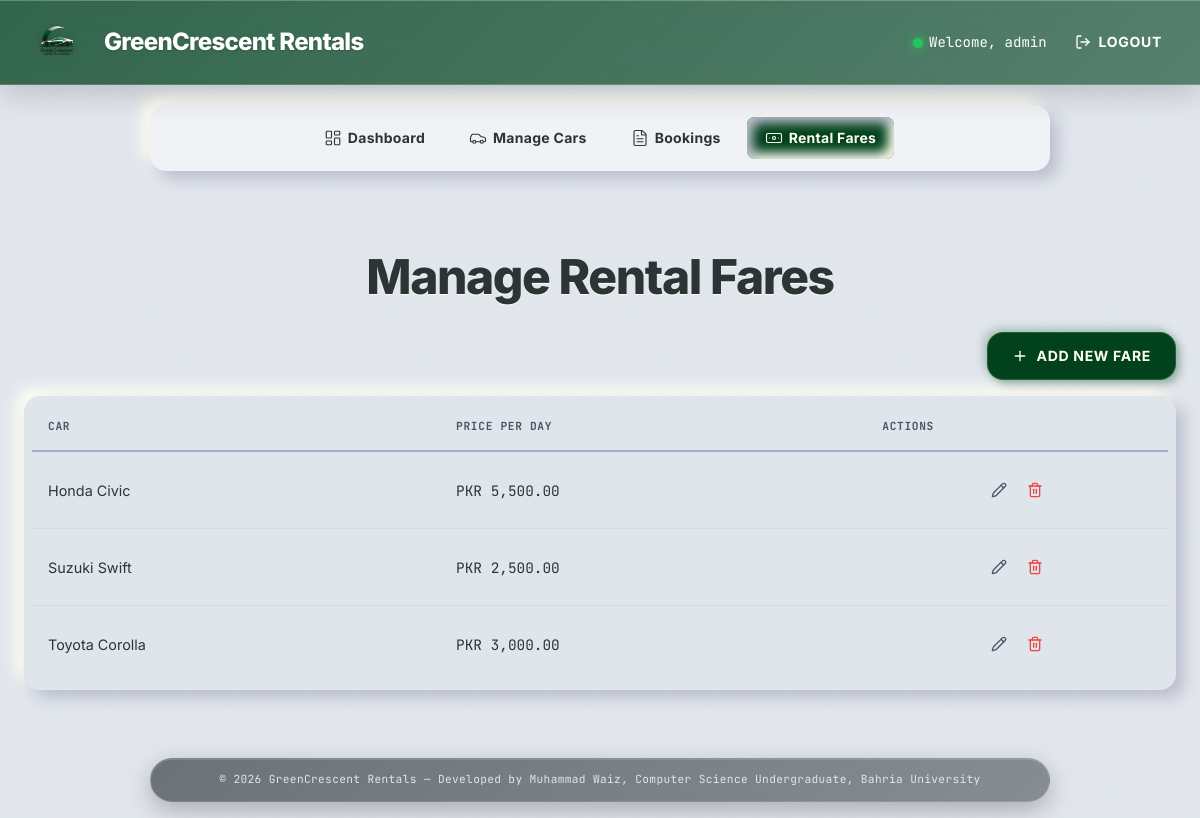
The page /frontend/admin/fares/manage_fares.php (signed in) on the database as committed earlier.
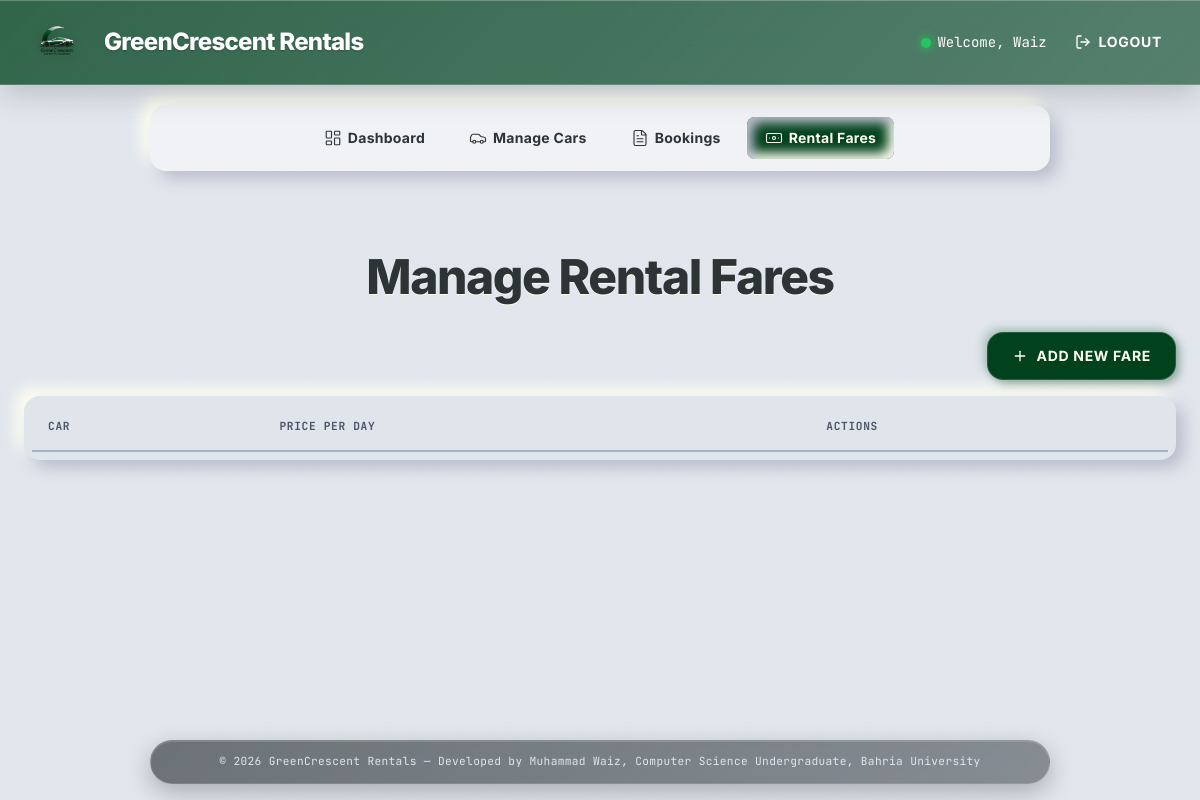
The same page on the database as committed later.
### tables this page shows
CREATE TABLE rental_fares (
    rid INT AUTO_INCREMENT PRIMARY KEY,
    car_id INT NOT NULL,
    price_per_day INT NOT NULL,
    FOREIGN KEY (car_id) REFERENCES cars(cid) ON DELETE CASCADE
);

CREATE TABLE cars (
    cid INT AUTO_INCREMENT PRIMARY KEY,
    carreg VARCHAR(7) NOT NULL,
    make VARCHAR(50) NOT NULL,
    model VARCHAR(50) NOT NULL,
    year YEAR NOT NULL,
    type ENUM('sedan','crossover','hatchback','suv','truck'),
    availability ENUM('available','booked') DEFAULT 'available',
    image VARCHAR(255),
    created_at TIMESTAMP DEFAULT CURRENT_TIMESTAMP
);

### frontend/admin/fares/manage_fares.php (the view, shortened to what this page needs)
<?php
include '../../../backend/db/db_connect.php';
$sql = "SELECT f.rid, c.make, c.model, f.price_per_day
        FROM rental_fares f
        JOIN cars c ON f.car_id = c.cid
        ORDER BY c.make, c.model";
$result = $conn->query($sql);
?>
<?php include $_SERVER['DOCUMENT_ROOT'].'/GreenCrescent_Rentals/frontend/common/header.php'; ?>
<?php include $_SERVER['DOCUMENT_ROOT'].'/GreenCrescent_Rentals/frontend/admin/common/navbar.php'; ?>
<div class="container section">
    <h1 class="text-center mb-2">Manage Rental Fares</h1>
    <div class="flex" style="justify-content:flex-end; margin-bottom:16px;">
        <a href="add_fare.php" class="btn btn-primary">
            <svg width="16" height="16" viewBox="0 0 24 24" fill="none" stroke="currentColor" stroke-width="2" stroke-linecap="round" stroke-linejoin="round"><path d="M5 12h14"/><path d="M12 5v14"/></svg>
            Add New Fare
        </a>
    </div>
    <div class="table-wrap">
        <table>
            <thead>
                <tr>
                    <th>Car</th>
                    <th>Price per Day</th>
                    <th>Actions</th>
                </tr>
            </thead>
            <tbody>
    <?php while($row = $result->fetch_assoc()): ?>
    <tr>
        <td><?= htmlspecialchars($row['make']) ?> <?= htmlspecialchars($row['model']) ?></td>
        <td class="mono">PKR <?= number_format($row['price_per_day'], 2) ?></td>
        <td class="flex gap-1" style="justify-content:center;">
            <a href="add_fare.php?edit=<?= $row['rid'] ?>" class="btn btn-ghost btn-inline" title="Edit Fare" style="padding:6px;">
                <svg width="16" height="16" viewBox="0 0 24 24" fill="none" stroke="currentColor" stroke-width="2" stroke-linecap="round" stroke-linejoin="round"><path d="M21.174 6.812a1 1 0 0 0-3.986-3.987L3.842 16.174a2 2 0 0 0-.5.83l-1.321 4.352a.5.5 0 0 0 .623.622l4.353-1.32a2 2 0 0 0 .83-.497z"/><path d="m15 5 4 4"/></svg>
            </a>
            <a href="manage_fares.php?delete=<?= $row['rid'] ?>" class="btn btn-ghost btn-inline" title="Delete Fare" onclick="return confirm('Delete this fare?')" style="padding:6px; color:var(--status-alert);">
                <svg width="16" height="16" viewBox="0 0 24 24" fill="none" stroke="currentColor" stroke-width="2" stroke-linecap="round" stroke-linejoin="round"><path d="M10 11v6"/><path d="M14 11v6"/><path d="M19 6v14a2 2 0 0 1-2 2H7a2 2 0 0 1-2-2V6"/><path d="M3 6h18"/><path d="M8 6V4a2 2 0 0 1 2-2h4a2 2 0 0 1 2 2v2"/></svg>
            </a>
        </td>
    </tr>
    <?php endwhile; ?>
</tbody>
        </table>
    </div>
</div>
<?php include $_SERVER['DOCUMENT_ROOT'].'/GreenCrescent_Rentals/frontend/common/footer.php'; ?>

### frontend/common/header.php (shortened to what this page needs)
<!DOCTYPE html>
<html lang="en">
<head>
    <link rel="stylesheet" href="/GreenCrescent_Rentals/frontend/css/style.css">
</head>
<body>
<header class="site-header">
    <div class="logo-group">
        <img src="/GreenCrescent_Rentals/frontend/images/logo.png" alt="GreenCrescent Rentals logo">
        <h1>GreenCrescent Rentals</h1>
    </div>
    <?php if (isset($_SESSION['uid'])): ?>
        <div class="user-area">
            <span><span class="led led-online"></span>Welcome, <?php echo htmlspecialchars($_SESSION['name']); ?></span>
            <a href="/GreenCrescent_Rentals/backend/users/logout.php" class="btn btn-ghost btn-inline">
                <svg width="16" height="16" viewBox="0 0 24 24" fill="none" stroke="currentColor" stroke-width="2" stroke-linecap="round" stroke-linejoin="round"><path d="m16 17 5-5-5-5"/><path d="M21 12H9"/><path d="M9 21H5a2 2 0 0 1-2-2V5a2 2 0 0 1 2-2h4"/></svg>
                Logout
            </a>
        </div>
    <?php endif; ?>
</header>

Rows that differ between the two databases and show on the page:
removed rental_fares: car.make "Honda", car.model "Civic", price_per_day "5,500.00"
removed rental_fares: car.make "Suzuki", car.model "Swift", price_per_day "2,500.00"
removed rental_fares: car.make "Toyota", car.model "Corolla", price_per_day "3,000.00"
Other text that changed with them:
$_SESSION['name']: "admin" → "Waiz"
